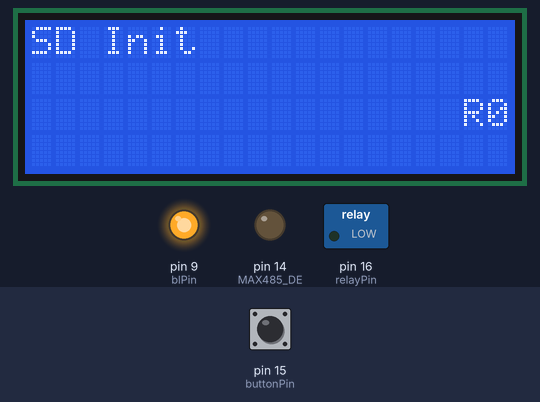
The sketch below on a simulated Arduino Uno, built with avr-gcc and run on an emulated ATmega328P. On the bench: 20×4 character LCD, switched loads named in the sketch (green lamp = pin HIGH), output pins drawn as LEDs (lit = HIGH). The inputs (shaded band) are chosen by the test bench; at power-on: pin 15 (buttonPin) HIGH. The local clock reads 2024-03-15 10:24:30 at power-on unless the sketch sets it; storage starts empty.

Above: at 0.1 s.
At 1.6 s:
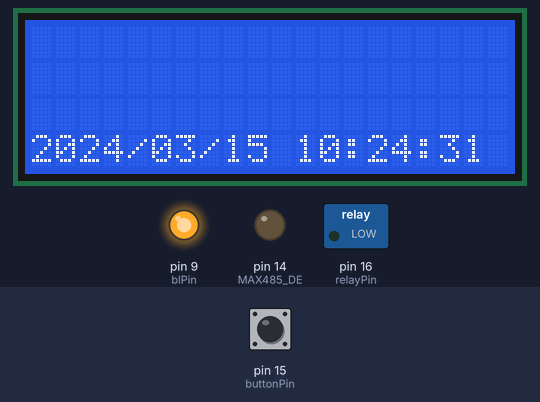
At 6.2 s:
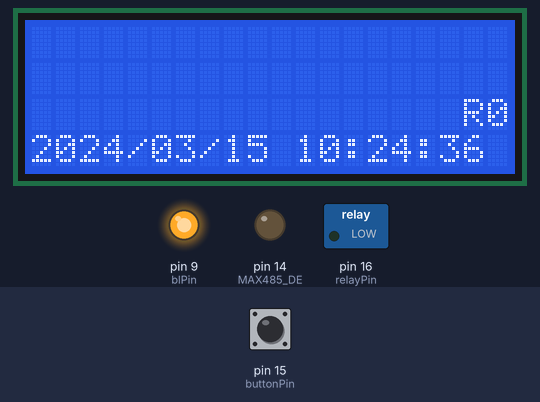
At 19.7 s:
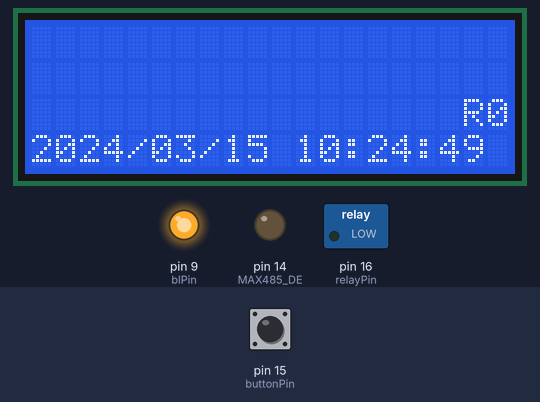
At 24.2 s:
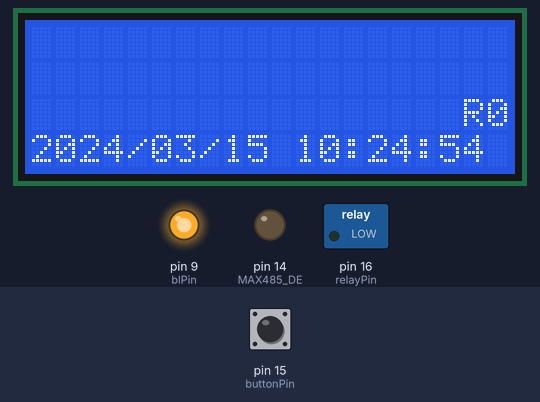
At 37.7 s:
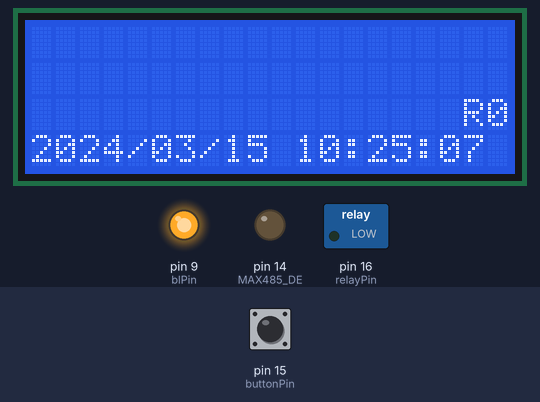

The sketch:

Solar_Timer_V1.ino
```cpp
// Solar Timer by Chiu Fang 2018

/***** Include Libraries *****/
#include <Wire.h>               //For RTC
#include <DS3231.h>             //For RTC
#include <LiquidCrystalFast.h>  //For 20x4 LCD Display
#include <SPI.h>                //For SD Card
#include <SD.h>                 //For SD Card
#include <ModbusMaster.h>       //For RS485

/***** Set Constants *****/
// Pin A4 → I2C SDA, Pin A5 → I2C SCL
const byte blPin = 9;           //Backlight pin
const byte chipSelect = 10;     //SD Card chip select
const byte MAX485_DE = 14;      //RS485 driver enable
const byte buttonPin = 15;      //Push button
const byte relayPin = 16;       //Relay control
LiquidCrystalFast lcd (2, 3, 4, 5, 6, 7, 8); // rs,rw,en1,d4,d5,d6,d7 Init LCD
ModbusMaster node;              //Init RS485
RTClib RTC;                     //Init RTC

/***** Declare Variables *****/
unsigned long blDelay = 0;
byte currentHour = 0;
unsigned int resultMain;
bool buttonInput = 0;
float solarVolt = 0;
float battVolt = 0;
float solarAmp = 0;
float battAmp = 0;
unsigned int chargeMode;
byte relayOn = 17;              //time to turn relay on
byte relayOff = 20;             //time to turn relay off

void setup () {
  Wire.begin();
  lcd.begin(20, 4);
  pinMode(buttonPin, INPUT);    //internal pullup isn't strong enough?
  pinMode(relayPin, OUTPUT);
  digitalWrite(relayPin, 0);
  lcd.setCursor(18, 2);
  lcd.print(F("R0"));
  pinMode(blPin, OUTPUT);
  digitalWrite(blPin, HIGH);
  blDelay = millis();
  pinMode(MAX485_DE, OUTPUT);
  digitalWrite(MAX485_DE, 0);
  Serial.begin(115200);
  node.begin(1, Serial);        // Modbus slave ID 1
  // Callbacks allow us to configure the RS485 transceiver correctly
  node.preTransmission(preTransmission);
  node.postTransmission(postTransmission);

  if (!SD.begin(chipSelect)) {
    lcd.setCursor(0, 0);
    lcd.print(F("SD failed"));
    delay(1000);
    lcd.clear();
    return;
  }
  lcd.setCursor(0, 0);
  lcd.print(F("SD Init"));
  delay(1000);
  lcd.clear();
}

void loop () {
  delay(500);

/***** Button Service *****/
  buttonInput = digitalRead(buttonPin);
  if (buttonInput == 0) {
    digitalWrite(blPin, HIGH);
    digitalWrite(relayPin, 0);
    lcd.setCursor(18, 2);
    lcd.print(F("R0"));
    blDelay = millis();
  }

/***** Get Time *****/
  DateTime now = RTC.now();
  lcd.setCursor(0, 3);
  lcd.print(now.year());
  lcd.print(F("/"));
  lcd2digits(now.month());
  lcd.print(F("/"));
  lcd2digits(now.day());
  lcd.print(F(" "));
  lcd2digits(now.hour());
  lcd.print(F(":"));
  lcd2digits(now.minute());
  lcd.print(F(":"));
  lcd2digits(now.second());

/***** Data Pull *****/
  resultMain = node.readInputRegisters(0x3100, 6);
  if (resultMain == node.ku8MBSuccess)
  {
    lcd.setCursor(0, 0);
    lcd.print(F("SV:     "));
    solarVolt = (node.getResponseBuffer(0x00) / 100.0f);
    lcd.setCursor(3, 0);
    lcd.print(solarVolt);
    lcd.setCursor(9, 0);
    lcd.print(F("SA:    "));
    solarAmp = (node.getResponseBuffer(0x01) / 100.0f);
    lcd.setCursor(12, 0);
    lcd.print(solarAmp);
    lcd.setCursor(0, 1);
    lcd.print(F("BV:     "));
    battVolt = (node.getResponseBuffer(0x04) / 100.0f);
    lcd.setCursor(3, 1);
    lcd.print(battVolt);
    lcd.setCursor(9, 1);
    lcd.print(F("BA:    "));
    battAmp = (node.getResponseBuffer(0x05) / 100.0f);
    lcd.setCursor(12, 1);
    lcd.print(battAmp);
    /*lcd.print("SW: ");
    solarWatt = ((node.getResponseBuffer(0x02) + node.getResponseBuffer(0x03) << 16)/100.0f);*/
  }

  node.clearResponseBuffer();

  resultMain = node.readInputRegisters(0x3200, 2);
  if (resultMain == node.ku8MBSuccess)
  {
    lcd.setCursor(0, 2);
    lcd.print(F("S:     "));
    chargeMode = (node.getResponseBuffer(0x01));
    lcd.setCursor(2, 2);
    if (chargeMode == B11) {
      lcd.print(F("None"));
    } else if (chargeMode == B111) {
      lcd.print(F("Float"));
    } else if (chargeMode == B1011) {
      lcd.print(F("Boost"));
    } else if (chargeMode == B1111) {
      lcd.print(F("Equal"));
    } else {
      lcd.print(chargeMode, BIN);
    }
  }

  //ChrgStatus = ChrgStatus >> 2;// shift right 2 places to get bits D3 D2 into D1 D0
  //ChrgStatus = ChrgStatus & 3; // and it, bit wise with, 0000000000000011, to get just D1 D0, loose th rest

/***** Relay Control *****/
  if (chargeMode == B111 && now.hour() == relayOn && now.minute() == 0 && now.second() < 10) {
    digitalWrite(relayPin, 1);
    lcd.setCursor(18, 2);
    lcd.print(F("R1"));
  }

  if (now.hour() == relayOff || battVolt < 12) {
    digitalWrite(relayPin, 0);
    lcd.setCursor(18, 2);
    lcd.print(F("R0"));
  }

/***** Backlight Timer *****/
  if ((millis() - blDelay) >= 60000) {    // 60 seconds 60000
    digitalWrite(blPin, LOW);
  }

/***** SD Write *****/
  if(now.hour() != currentHour) {
    File dataFile = SD.open("solar.csv", FILE_WRITE);
    if (dataFile) {
      dataFile.print(now.year());
      dataFile.print('/');
      dataFile.print(now.month());
      dataFile.print('/');
      dataFile.print(now.day());
      dataFile.print('-');
      dataFile.print(now.hour());
      dataFile.print(':');
      dataFile.print(now.minute());
      dataFile.print(':');
      dataFile.print(now.second());
      dataFile.print(",");
      dataFile.print(solarVolt);
      dataFile.print(",");
      dataFile.print(solarAmp);
      dataFile.print(",");
      dataFile.print(battVolt);
      dataFile.print(",");
      dataFile.print(battAmp);
      dataFile.print(",");
      dataFile.println(chargeMode, BIN);
      dataFile.close();
    } else {
      lcd.setCursor(18, 0);
      lcd.print(F("SD"));
      lcd.setCursor(18, 1);
      lcd.print(F("XX"));
    }
  currentHour = now.hour();
  }
}

void preTransmission() {
  digitalWrite(MAX485_DE, 1);
}

void postTransmission() {
  digitalWrite(MAX485_DE, 0);
}

void lcd2digits(int number) {
  if (number >= 0 && number < 10) {
    lcd.print('0');
  }
  lcd.print(number);
}
```

Measured:
- what the display in image 1 shows lasts 4.0 s, from 1.6 s to 5.6 s
- what the display in image 2 shows lasts 4.5 s, from 6.1 s to 10.6 s
